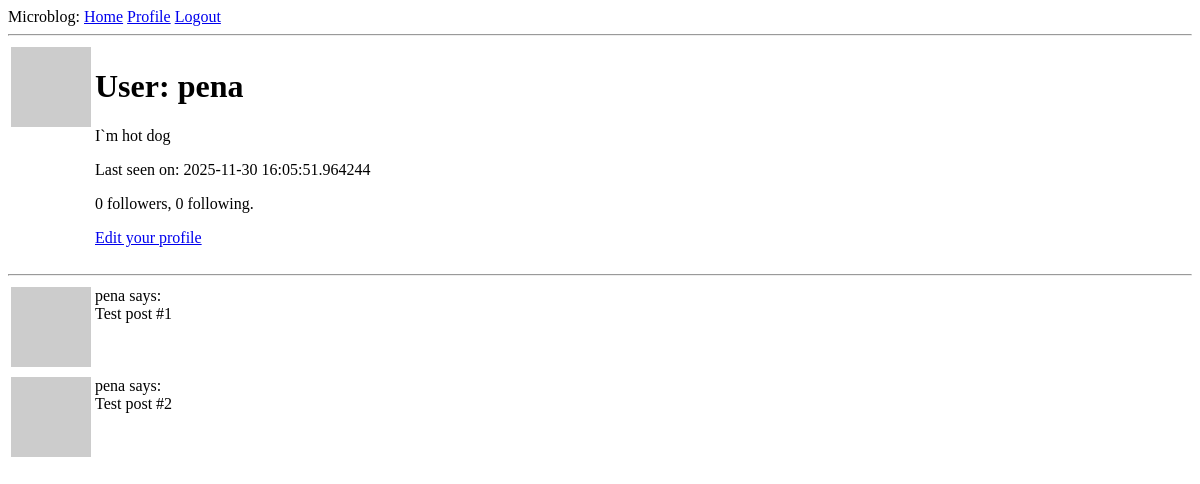
Before: /user/pena (signed in) with the older database file.
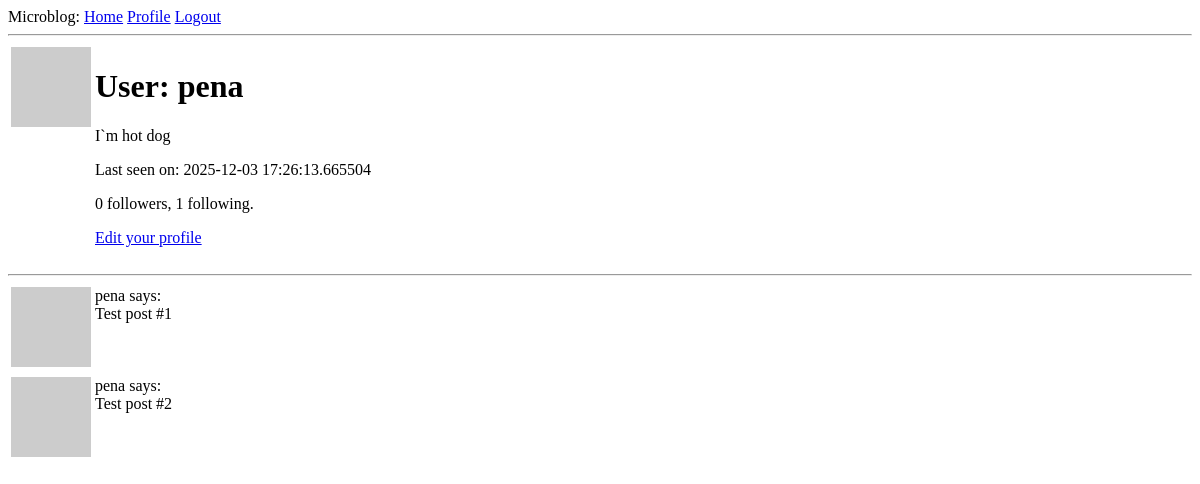
After: the same page with the newer database file.
### app/models.py (models this page shows, shortened)
class User(UserMixin, db.Model):
    id: so.Mapped[int] = so.mapped_column(primary_key=True)
    username: so.Mapped[str] = so.mapped_column(
        sa.String(64),
        index=True,
        unique=True,
    )
    email: so.Mapped[str] = so.mapped_column(
        sa.String(120),
        index=True,
        unique=True,
    )
    password_hash: so.Mapped[Optional[str]] = so.mapped_column(sa.String(260))
    about_me: so.Mapped[Optional[str]] = so.mapped_column(sa.String(200))
    last_seen: so.Mapped[Optional[datetime]] = so.mapped_column(
        default=lambda: datetime.now(timezone.utc)
    )
    posts: so.WriteOnlyMapped["Post"] = so.relationship(back_populates="author")
    following: so.WriteOnlyMapped["User"] = so.relationship(
        secondary=followers,
        primaryjoin=(followers.c.follower_id == id),
        secondaryjoin=(followers.c.followed_id == id),
        back_populates="followers",
    )
    followers: so.WriteOnlyMapped["User"] = so.relationship(
        secondary=followers,
        primaryjoin=(followers.c.followed_id == id),
        secondaryjoin=(followers.c.follower_id == id),
        back_populates="following",
    )
    def avatar(self, size):
        digest = md5(self.email.lower().encode("utf-8")).hexdigest()
        return f"https://www.gravatar.com/avatar/{digest}?d=identicon&s={size}"
    def followers_count(self):
        query = sa.select(sa.func.count()).select_from(self.followers.select().subquery())
        return db.session.scalar(query)
    def following_count(self):
        query = sa.select(sa.func.count()).select_from(self.following.select().subquery())
        return db.session.scalar(query)

### app/routes.py (the view)
@app.route("/user/<username>")
@login_required
def user(username):
    user = db.first_or_404(sa.select(User).where(User.username == username))
    posts = [
        {"author": user, "body": "Test post #1"},
        {"author": user, "body": "Test post #2"},
    ]
    form = EmptyForm()
    return render_template(
        "user.html",
        title="Profile",
        user=user,
        posts=posts,
        form=form,
    )

### app/models.py (called while the page is built)
@login.user_loader
def load_user(id: str | int) -> "User":
    return db.session.get(User, int(id))

### app/routes.py (called while the page is built)
@app.before_request
def before_request():
    if current_user.is_authenticated:
        current_user.last_seen = datetime.now(timezone.utc)
        db.session.commit()

### app/templates/user.html (shortened to what this page needs)
{% extends "base.html" %} {% block content %}
<table>
  <tr valign="top">
    <td><img src="{{user.avatar(128)}}" alt="ImageProfile" /></td>
    <td>
      <h1>User: {{ user.username }}</h1>
        {% if user.about_me %}<p>{{ user.about_me }}</p>{% endif %}
        {% if user.last_seen %}<p>Last seen on: {{ user.last_seen }}</p>{% endif %}
        <p>{{ user.followers_count() }} followers, {{ user.following_count() }} following.</p>
        {% if user == current_user %}
        <p><a href="{{ url_for('edit_profile') }}">Edit your profile</a></p>
        {% endif %}
    </td>
  </tr>
</table>
<hr />
{% for post in posts %} {% include "_post.html" %} {% endfor %} {% endblock %}

### app/templates/base.html (shortened to what this page needs)
<!DOCTYPE html>
<html lang="en">
  <head>
  </head>
  <body>
    <div>
      Microblog:
      <a href="{{ url_for('index') }}">Home</a>
      {% if current_user.is_anonymous %}
      <a href="{{ url_for('login') }}">Login</a>
      {% else %}
      <a href="{{ url_for('user', username=current_user.username) }}">Profile</a>
      <a href="{{ url_for('logout') }}">Logout</a>
      {% endif %}
    </div>
    <hr />
     {% block content %}{% endblock %}
  </body>
</html>

### app/templates/_post.html
<table>
  <tr valign="top">
    <td><img src="{{ post.author.avatar(36) }}" /></td>
    <td>{{ post.author.username }} says:<br />{{ post.body }}</td>
  </tr>
</table>

Changed rows visible on the page:
changed User "pena": last_seen "2025-11-30 16:05:51.964244" → "2025-12-03 17:26:13.665504"
Other visible differences:
{{ user.following_count() }}: "0" → "1"
